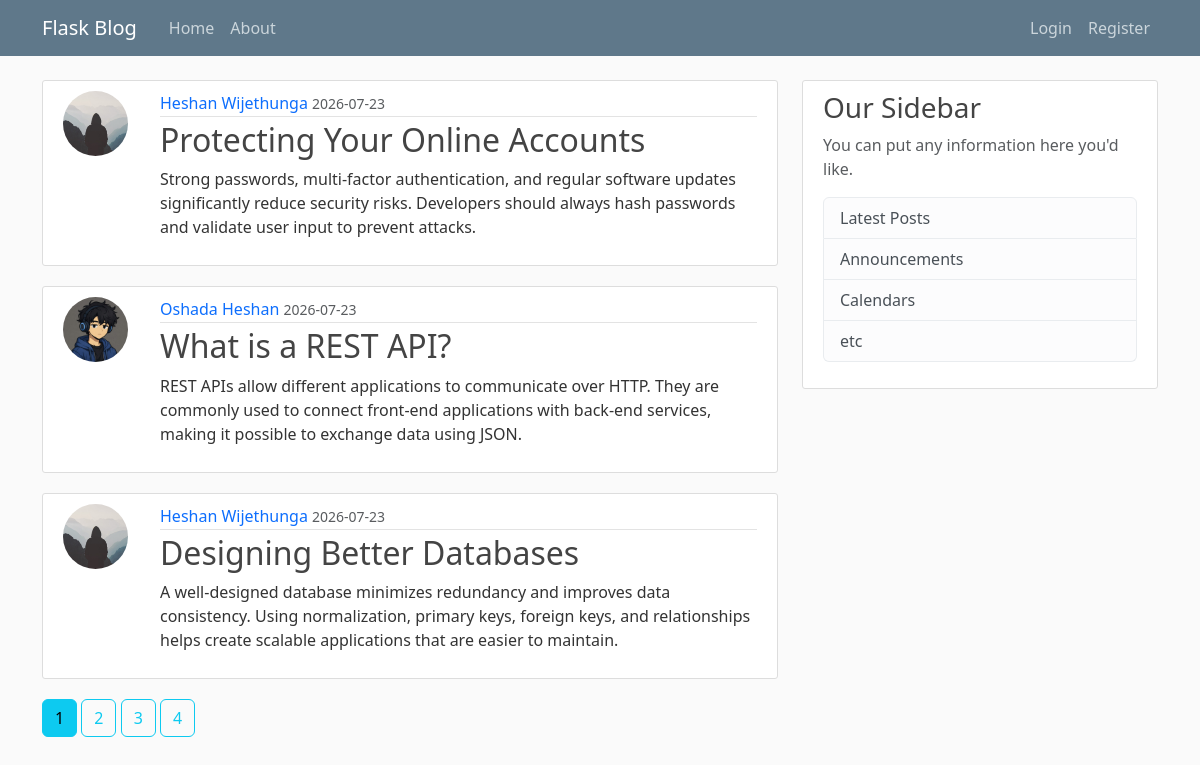
Page /home on the earlier database version.
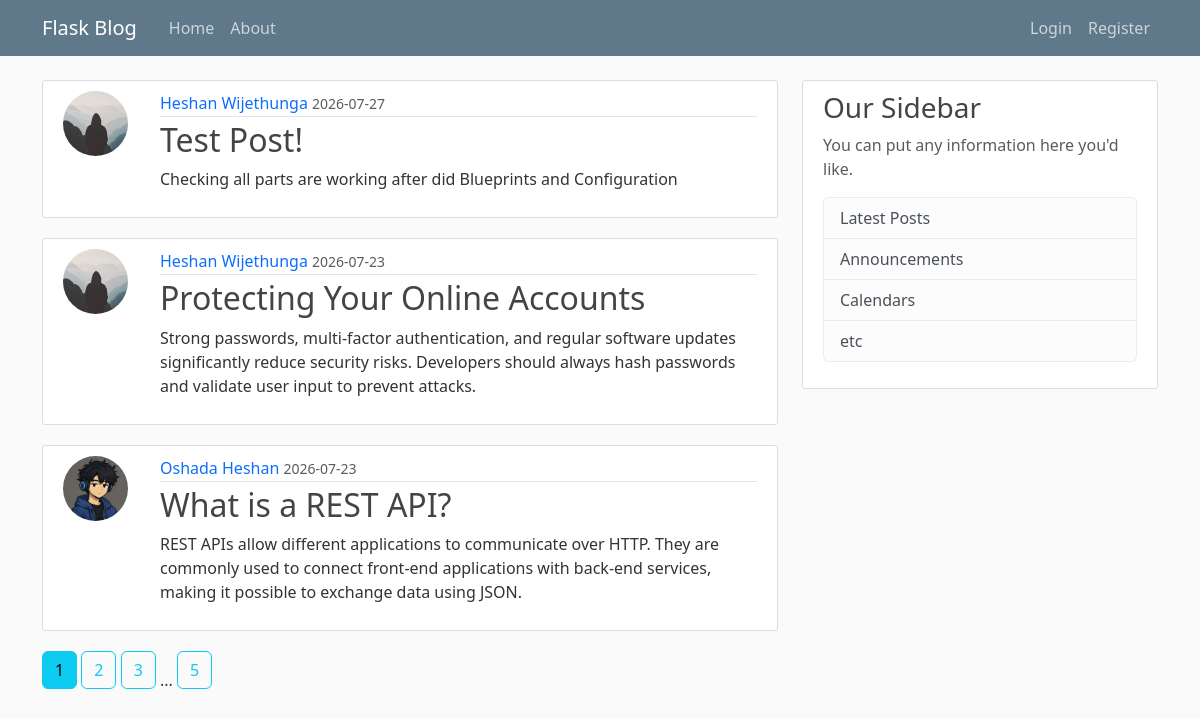
Same page on the later database version.
### flaskblog/models.py (models this page shows, shortened)
class Post(db.Model):
    id = db.Column(db.Integer, primary_key=True)
    title = db.Column(db.String(100), nullable=False)
    date_posted = db.Column(db.DateTime, nullable=False, default=datetime.utcnow)
    content = db.Column(db.Text, nullable=False)
    user_id = db.Column(db.Integer, db.ForeignKey('user.id'), nullable=False)

class User(db.Model, UserMixin):
    id = db.Column(db.Integer, primary_key=True)
    username = db.Column(db.String(20), unique=True, nullable=False)
    email = db.Column(db.String(120), unique=True, nullable=False)
    image_file = db.Column(db.String(20), nullable=False, default='default.jpg')
    password = db.Column(db.String(60), nullable=False)
    posts = db.relationship('Post', backref='author', lazy=True)

### flaskblog/main/routes.py (the view)
@main.route("/")
@main.route("/home")
def home():
    page = request.args.get('page', 1, type=int)
    posts = Post.query.order_by(Post.date_posted.desc()).paginate(per_page=3, page=page)
    return render_template('home.html', posts=posts)

### flaskblog/templates/home.html
{% extends "layout.html" %}
{% block content %}
    {% for post in posts.items %}
        <article class="content-section">
            <div class="post-container">
                <img class="rounded-circle article-img" src="{{ url_for('static', filename='profile_pics/' + post.author.image_file) }}" alt="Profile picture">
                <div class="post-content">
                    <div class="article-metadata">
                        <a class="author-name" href="{{ url_for('users.user_posts', username=post.author.username) }}">{{ post.author.username }}</a>
                        <small class="text-muted">{{ post.date_posted.strftime('%Y-%m-%d') }}</small>
                    </div>
                    <h2><a class="article-title" href="{{ url_for('posts.post', post_id=post.id) }}">{{ post.title }}</a></h2>
                    <p class="article-content">{{ post.content }}</p>
                </div>
            </div>
        </article>
    {% endfor %}
    {% for page_num in posts.iter_pages(left_edge=1, right_edge=1, left_current=2, right_current=2) %}
        {% if page_num %}
            {% if page_num == posts.page %}
                <a class="btn btn-info mb-4" href="{{ url_for('main.home', page=page_num) }}">{{ page_num }}</a>
            {% else %}
                <a class="btn btn-outline-info mb-4" href="{{ url_for('main.home', page=page_num) }}">{{ page_num }}</a>
            {% endif %}
        {% else %}
            ...
        {% endif %}
    {% endfor %}
{% endblock content %}

Differences in the rows shown:
no longer on this page (row unchanged): Post: image_file (placeholder picture), author.username "Heshan Wijethunga", date_posted "2026-07-23", title "Designing Better Databases", content "A well-designed database minimizes redundancy and improves data consistency. Using normalization, primary keys, foreign keys, and relationships helps create scalable applications that are easier to maintain."
added Post: image_file (placeholder picture), author.username "Heshan Wijethunga", date_posted "2026-07-27", title "Test Post!", content "Checking all parts are working after did Blueprints and Configuration"
Other differences:
new list line: "5"
list line gone: "4"
